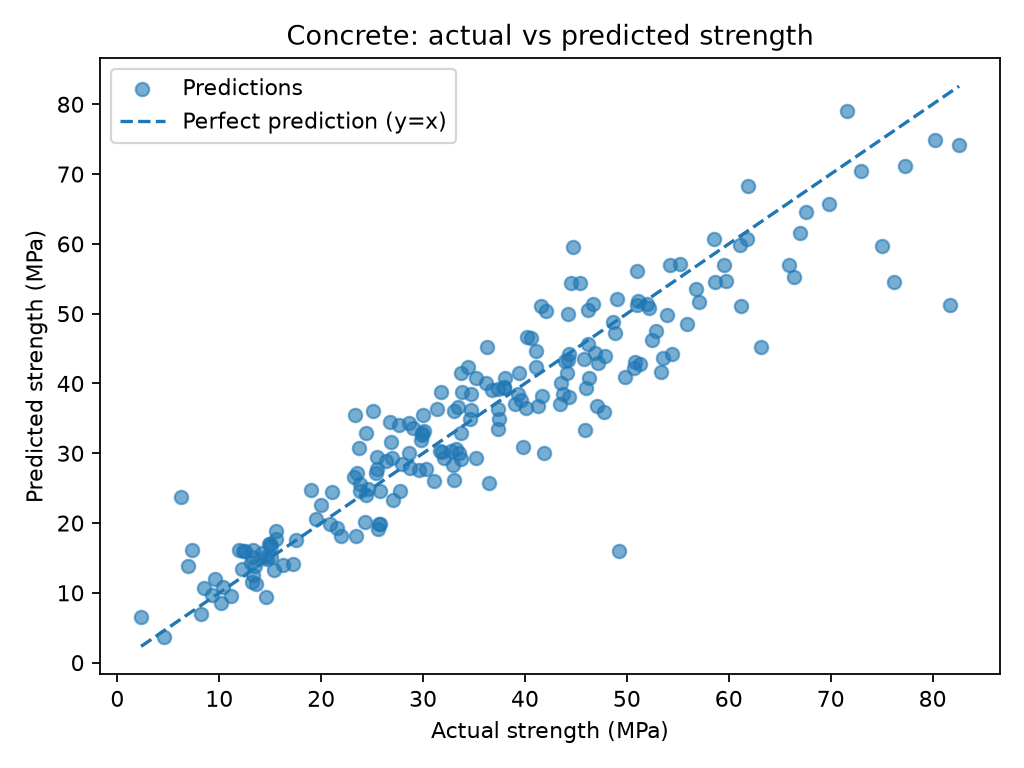

Reproduce this figure in Python.
import numpy as np
import pandas as pd
import matplotlib.pyplot as plt
from sklearn.linear_model import LinearRegression, Ridge
from sklearn.metrics import mean_absolute_error, mean_squared_error
from sklearn.model_selection import GridSearchCV, KFold, cross_val_score, train_test_split
from sklearn.pipeline import Pipeline
from sklearn.preprocessing import PolynomialFeatures, StandardScaler

concrete = pd.read_csv('concrete_strength.csv').drop_duplicates()
target = 'Concrete compressive strength'
X = concrete.drop(columns=target) # All 8 input columns (7 ingredients + curing age).
y = concrete[target]             # Strength in MPa is what we predict.
X_train, X_test, y_train, y_test = train_test_split(X, y, test_size=.2, random_state=42)
print('Rows after deduplication:', len(concrete))
print('Train/test:', len(X_train), len(X_test))
folds = KFold(n_splits=5, shuffle=True, random_state=42)
scoring = 'neg_root_mean_squared_error'
# Baseline uses training folds only; do not inspect test set yet.
baseline_errors = -cross_val_score(LinearRegression(), X_train, y_train, cv=folds, scoring=scoring)
print(f'Linear baseline mean CV RMSE: {baseline_errors.mean():.2f} MPa')

pipeline = Pipeline([
    ('poly', PolynomialFeatures(include_bias=False)),
    ('scale', StandardScaler()), # Refit scaler separately inside each training fold.
    ('ridge', Ridge()),
])
params = {'poly__degree': [1, 2, 3], 'ridge__alpha': [.01, .1, 1, 10, 100]}
search = GridSearchCV(pipeline, params, cv=folds, scoring=scoring, refit=True)
search.fit(X_train, y_train) # Tries 15 settings * 5 folds = 75 CV fits (+ refit).
cv_results = pd.DataFrame(search.cv_results_)
top3 = cv_results.sort_values(['rank_test_score', 'mean_test_score'], ascending=[True, False]).head(3)
print('\nTop 3 settings:')
for _, row in top3.iterrows():
    print('Rank:', int(row['rank_test_score']), 'Parameters:', row['params'],
          'Mean CV RMSE:', round(-row['mean_test_score'], 2))
print('Best parameters:', search.best_params_)
print(f'Tuned mean CV RMSE: {-search.best_score_:.2f} MPa')
print(f'CV improvement: {baseline_errors.mean() + search.best_score_:.2f} MPa')

pred = search.predict(X_test) # Held-out evaluation, once, after tuning.
print(f'Test RMSE: {np.sqrt(mean_squared_error(y_test, pred)):.2f} MPa')
print(f'Test MAE: {mean_absolute_error(y_test, pred):.2f} MPa')
low = min(y_test.min(), pred.min())
high = max(y_test.max(), pred.max())
plt.scatter(y_test, pred, alpha=.6, label='Predictions')
plt.plot([low, high], [low, high], '--', label='Perfect prediction (y=x)')
plt.xlabel('Actual strength (MPa)')
plt.ylabel('Predicted strength (MPa)')
plt.title('Concrete: actual vs predicted strength')
plt.legend()
plt.tight_layout()
plt.savefig('task3_concrete.png', dpi=160)
plt.close()
